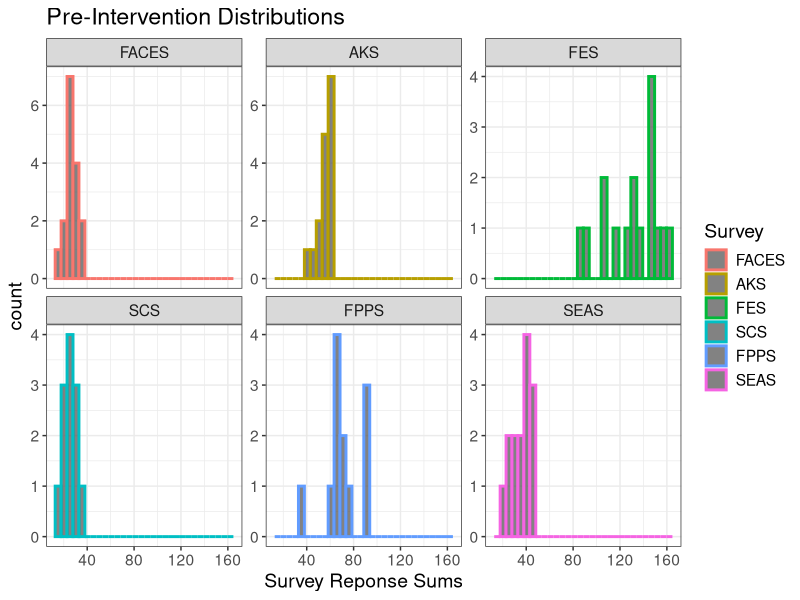
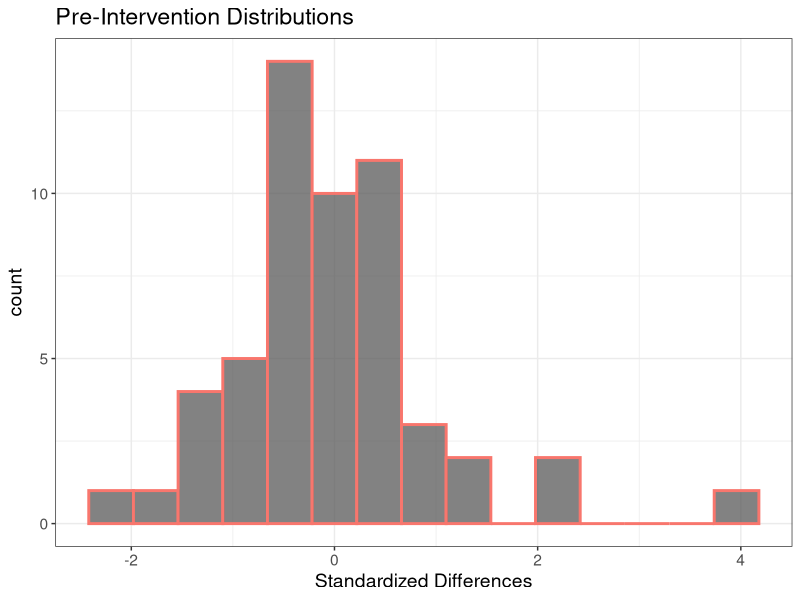
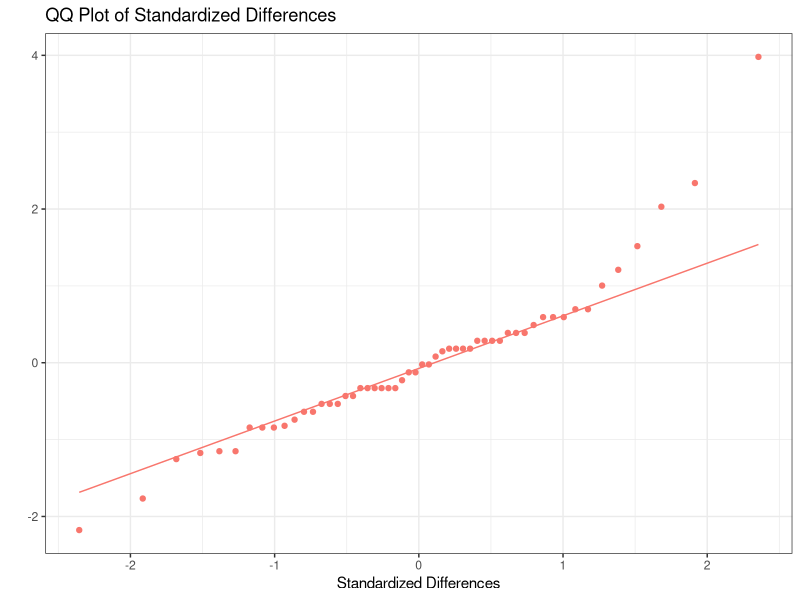

Write the R code that produced these figures, in order.
## ---- chunk 1
library(tidyverse)
theme_set(theme_bw())
## ---- chunk 2
#Import file of clean data
faces <- read_csv('../../Data/cleaned_FACES_data.csv', col_types = c('ffffdf'))

#Gruup data into sums
faces_sum <- faces %>% 
  group_by(Group, `Participant #`, Time, Survey) %>%
  summarise(resp = sum(Response)) %>%
  ungroup()

## ---- chunk 3
#faces pre
faces_pre <- faces_sum %>% filter(Time == 'Pre')

#Plot histogram of pre sums by survey
faces_pre %>%
  ggplot(aes(x = resp)) +
  geom_histogram(aes(color = Survey),
            size = 1, alpha = .75) +
  facet_wrap(Survey ~., scales = 'free_y') +
  labs(x = "Survey Reponse Sums",
       title = "Pre-Intervention Distributions") +
  theme(text = element_text(size = 14))

## ---- chunk 4
#Pivote wider so that we can get differences between pre-post
wider <- faces_sum %>% 
  pivot_wider(id_cols = c('Participant #', 'Survey', 'Group'), 
              names_from = contains(c('Time')),
              values_from = c(resp)) %>%
              filter(Group == 'Experimental')

wider$diff <- wider$Post - wider$Pre


wider %>%
  ggplot(aes(x = scale(diff))) +
  geom_histogram(aes(color='red'),
                size = 1, alpha = .75, bins = 15) +
  theme(legend.position = "none") +
  labs(x = "Standardized Differences",
       title = "Pre-Intervention Distributions") +
  theme(text = element_text(size = 14))

## ---- chunk 5
wider %>%
  ggplot(aes(sample = scale(diff))) +
  stat_qq(aes(color='darkred')) + stat_qq_line(aes(color='darkred')) +
  theme(legend.position = "none") +
  labs(x = "Standardized Differences",
       title = "QQ Plot of Standardized Differences", y = '')

